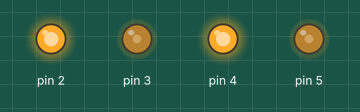
This sketch was run on a simulated Arduino Uno, built with avr-gcc and run on an emulated ATmega328P. Parts: output pins drawn as LEDs (lit = HIGH).

Above: at 0.05 s.
At 2.5 s:
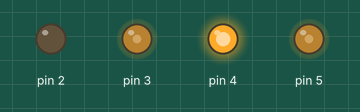
At 5.0 s:
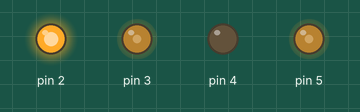
At 7.45 s:
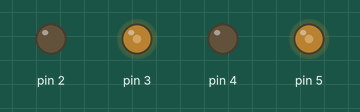
At 9.95 s:
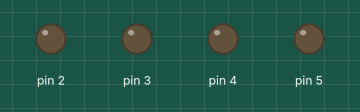
Timing chart, 0 to 13.0 s (numbered marks = the images above):
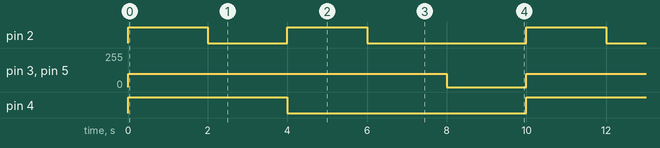

The sketch:

robot_drive.ino
```cpp
/*
 *  Filename: robot_drive.ino
 *  Author: Capt Steven Beyer
 *  Created: 7 Mar 2019
 *  Description: Arduino Sketch to drive the robot in different patterns.
 *
 *  Assignment:
 *    1) Drive the DFECBot forward.
 *    2) Drive the DFECBot forward and reverse.
 *    3) Drive the DFECBot forward, turn around, and return to start.
 *    4) Drive the DFECBot in a square.
 *    5) Drive the DFECBot in a small circle.
 *    6) Drive the DFECBot in a large circle.
 *    7) Drive the DFECBot in a pattern of choice.
 *
 *
 *  Required Files:
 *    Libraries : none
 *    Packages  : none
 *    Files     : Motor.h
 */

#include "Motor.h"

// sets the speed of a wheel 0 - 255
const int UL = 100;
const int UR = 100;

// adjust turn delay to get closer to 90 deg turn
const int turnDelay = 500;

void setup(){
  // initialize robot instance setting pins
  Motor_Init();
}

void loop(){
  /*
   *  Code to make the DFECBot go forward, turn left, turn right, go
   *  backward and stop. This code will repeat continuously
   *  until the DFECBot is powered off
   *  ***Delete this example code before submission***
   */
  Motor_Forward(UL, UR);
  delay(2000);
  Motor_Left(UL, UR);
  delay(2000);
  Motor_Right(UL,UR);
  delay(2000);
  Motor_Backward(UL,UR);
  delay(2000);
  Motor_Stop();
  delay(2000);

  /*
   * 1. Code to drive forward
   */


   /*
   * 2. Code to drive forward and reverse
   */


   /*
   * 3. Code to drive forward, turn around, and return to start
   */


   /*
   * 4. Code to drive in a square
   */


   /*
   * 5. Code to drive in a small circle
   */


   /*
   * 6. Code to drive in a large circle
   */


   /*
   * 7. Code to drive in a pattern of choice
   */
}
```

Measured:
- by itself, pin 2: repeats every 10.0 s: LOW 2.0 s, HIGH 2.0 s, LOW 4.0 s, HIGH 2.0 s
- by itself, pin 3, pin 5: alternates 100/255 for 8.0 s and 0/255 for 2.0 s
- by itself, pin 4: alternates HIGH for 4.0 s and LOW for 6.0 s
